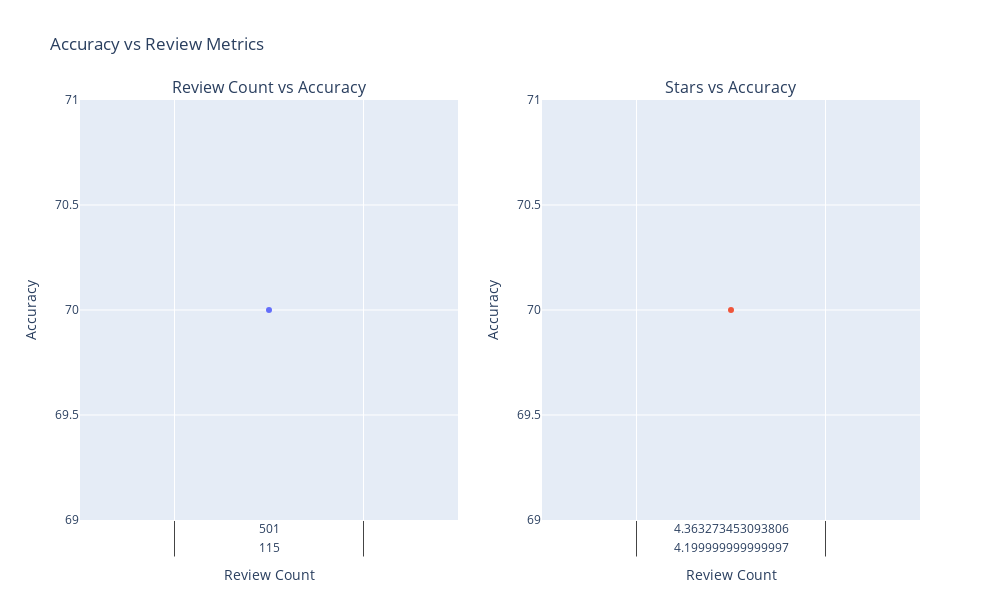

The notebook cell saved with this chart:
### Code cell
import pandas as pd
import neo4j

users=pd.read_csv("usersAllFriends.csv")
# print(users)
users['friends']=users['friends'].fillna('').str.split(',')
# print(type(users['friends'][0]))
users['friends']=users['friends'].apply(set)


n=50
selectRandom="""
        MATCH (a)-[:REVIEWS]->()
        RETURN a.user_id, rand() as r
        ORDER BY r Limit $n
    """
userList=driver.execute_query(selectRandom,n=n,database_="neo4j",result_transformer_=neo4j.Result.to_df)['a.user_id']
# print(userList)
accuracy_tot=[]
reviews=[]
stars=[]
for user in userList:
	trueSet=users[users['user_id']==user]['friends'].iloc[0]
	query = """
        MATCH (n1:User {user_id:$user})-[r1:REVIEWS]->(b:Business)<-[r2:REVIEWS]-(n2:User)
        WHERE -2 < (r1.stars - r2.stars) < 2 AND NOT (n1)-[:HAS_FRIEND]->(n2)
        WITH n1, n2, b
        match  (b)--()
        with n1,n2, count(*) AS bDegree
        WITH n1, n2, SUM(1.0 / log(bDegree)) AS adamicScore

        MATCH (n1)-[:REVIEWS]->(:Business)-[:IN_CATEGORY]->(c:Category)<-[:IN_CATEGORY]-(:Business)<-[:REVIEWS]-(n2)
        WITH n1, n2, c, adamicScore, count(*) as sharedReviewCount
        match (c)--()
        WITH n1, n2, c, adamicScore,count(*) AS cDegree,sharedReviewCount
        WITH n1, n2, c, adamicScore, sharedReviewCount,count(*) AS cDegree

        WITH n1, n2, adamicScore, SUM(1.0 / cDegree) AS categoryBonus
        
        RETURN adamicScore + categoryBonus AS totalScore, n2.user_id order by totalScore desc limit 10
                """
	result=driver.execute_query(query,user=user,database_="neo4j",result_transformer_=neo4j.Result.to_df)['n2.user_id']
	total=len(result)
	# print(total)
	correct=0
	# print("pred",result)
	for prediction in result:
		if prediction in trueSet:
			correct+=1
	if total!=0:
		accuracy=100*correct/total
	else:
		accuracy= 0	
	findRevs="""
	MATCH (n1:User {user_id:$user})-[r1:REVIEWS]->()
	with Count(*) as numRevs, avg(r1.stars) as stars
	Return numRevs, stars
"""
	RevInfo=driver.execute_query(findRevs,user=user,database_="neo4j",result_transformer_=neo4j.Result.to_df)
	accuracy_tot+=[accuracy]
	reviews+=[RevInfo['numRevs']]
	stars+=[RevInfo['stars']]

import plotly.graph_objects as go
from plotly.subplots import make_subplots

# Create subplot figure
fig = make_subplots(rows=1, cols=2, subplot_titles=("Review Count vs Accuracy", "Stars vs Accuracy"))

# First scatter plot
fig.add_trace(
    go.Scatter(x=reviews, y=accuracy_tot, mode='markers', name='Review Count'),
    row=1, col=1
)

# Second scatter plot
fig.add_trace(
    go.Scatter(x=stars, y=accuracy_tot, mode='markers', name='Stars'),
    row=1, col=2
)

# Update axes labels
fig.update_xaxes(title_text="Review Count", row=1, col=1)
fig.update_yaxes(title_text="Accuracy", row=1, col=1)

fig.update_xaxes(title_text="Review Count", row=1, col=2)
fig.update_yaxes(title_text="Accuracy", row=1, col=2)

# Set overall figure size
fig.update_layout(height=600, width=1000, title_text="Accuracy vs Review Metrics", showlegend=False)

fig.show()

### Figure 1 — Plotly figure (JSON) as saved in the notebook; plotly's stock layout.template omitted (floating-point values rounded to 4 significant figures)
{"data": [{"mode": "markers", "name": "Review Count", "type": "scatter", "x": [[115], [501], [13], [30], [19], [99], [247], [164], [234], [4], [6], [6], [76], [196], [5], [4], [9], [9], [4], [43], [335], [8], [10], [220], [86], [11], [10], [19], [37], [22], [2], [32], [10], [3], [202], [6], [151], [1], [159], [4], [23], [180], [398], [36], [1], [22], [6], [6], [7], [159]], "xaxis": "x", "y": [70, 80, 20, 30, 10, 70, 60, 20, 50, 0, 14.29, 14.29, 60, 10, 30, 10, 30, 50, 0, 80, 60, 40, 0, 0, 30, 20, 10, 20, 10, 40, 0, 50, 10, 100, 70, 0, 60, 0, 100, 20, 30, 70, 70, 70, 0, 40, 20, 10, 40, 100], "yaxis": "y"}, {"mode": "markers", "name": "Stars", "type": "scatter", "x": [[4.2], [4.363], [4.615], [4.5], [3.632], [4.343], [3.895], [3.061], [3.863], [4.75], [4.5], [4.5], [4.342], [4.607], [3.8], [4], [2.889], [4.333], [5], [4.581], [4.522], [3.125], [4], [3.791], [3.767], [4.273], [3.6], [2.789], [2.73], [4.5], [3], [4.344], [3.4], [5], [4.55], [2.333], [4.192], [5], [3.792], [5], [3.435], [4.494], [3.892], [3.778], [1], [4.045], [4.5], [4.333], [3.857], [3.792]], "xaxis": "x2", "y": [70, 80, 20, 30, 10, 70, 60, 20, 50, 0, 14.29, 14.29, 60, 10, 30, 10, 30, 50, 0, 80, 60, 40, 0, 0, 30, 20, 10, 20, 10, 40, 0, 50, 10, 100, 70, 0, 60, 0, 100, 20, 30, 70, 70, 70, 0, 40, 20, 10, 40, 100], "yaxis": "y2"}], "layout": {"annotations": [{"font": {"size": 16}, "showarrow": false, "text": "Review Count vs Accuracy", "x": 0.225, "xanchor": "center", "xref": "paper", "y": 1, "yanchor": "bottom", "yref": "paper"}, {"font": {"size": 16}, "showarrow": false, "text": "Stars vs Accuracy", "x": 0.775, "xanchor": "center", "xref": "paper", "y": 1, "yanchor": "bottom", "yref": "paper"}], "height": 600, "showlegend": false, "title": {"text": "Accuracy vs Review Metrics"}, "width": 1000, "xaxis": {"anchor": "y", "domain": [0, 0.45], "title": {"text": "Review Count"}}, "xaxis2": {"anchor": "y2", "domain": [0.55, 1], "title": {"text": "Review Count"}}, "yaxis": {"anchor": "x", "domain": [0, 1], "title": {"text": "Accuracy"}}, "yaxis2": {"anchor": "x2", "domain": [0, 1], "title": {"text": "Accuracy"}}}}
